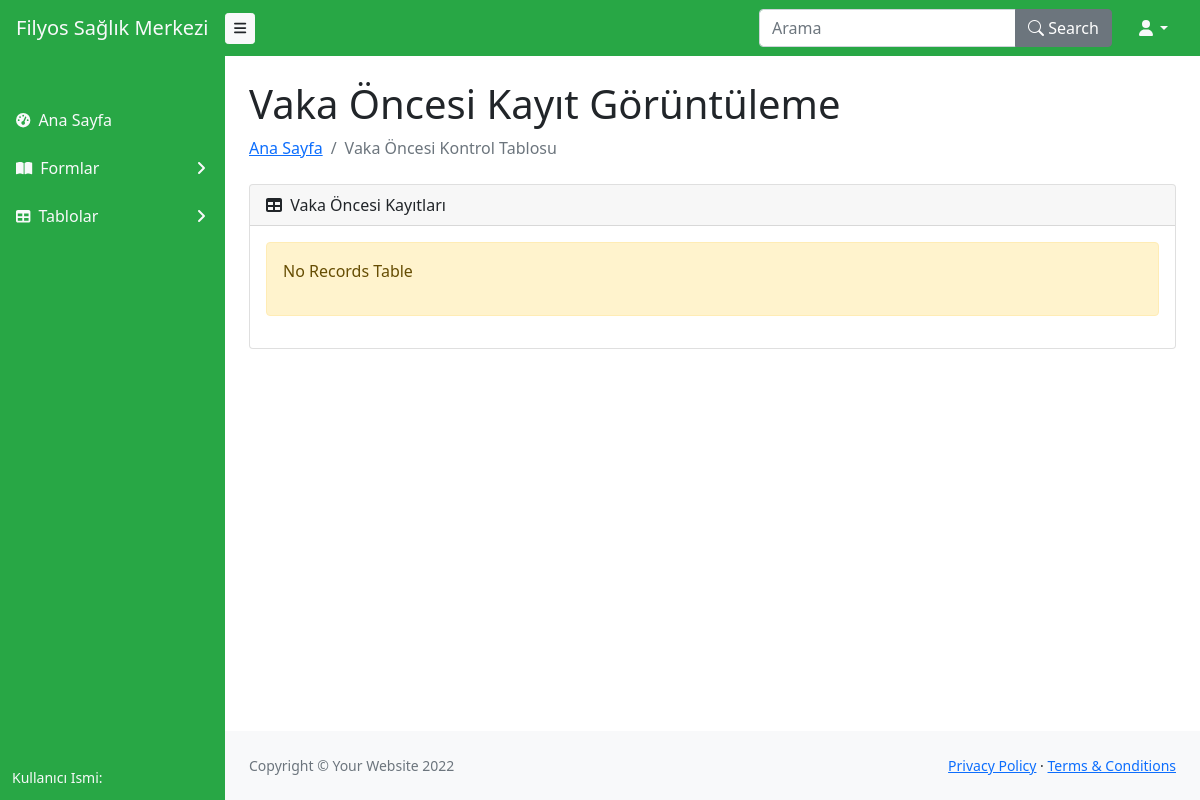
Page /forms/pre_case_control_tables on the earlier database version.
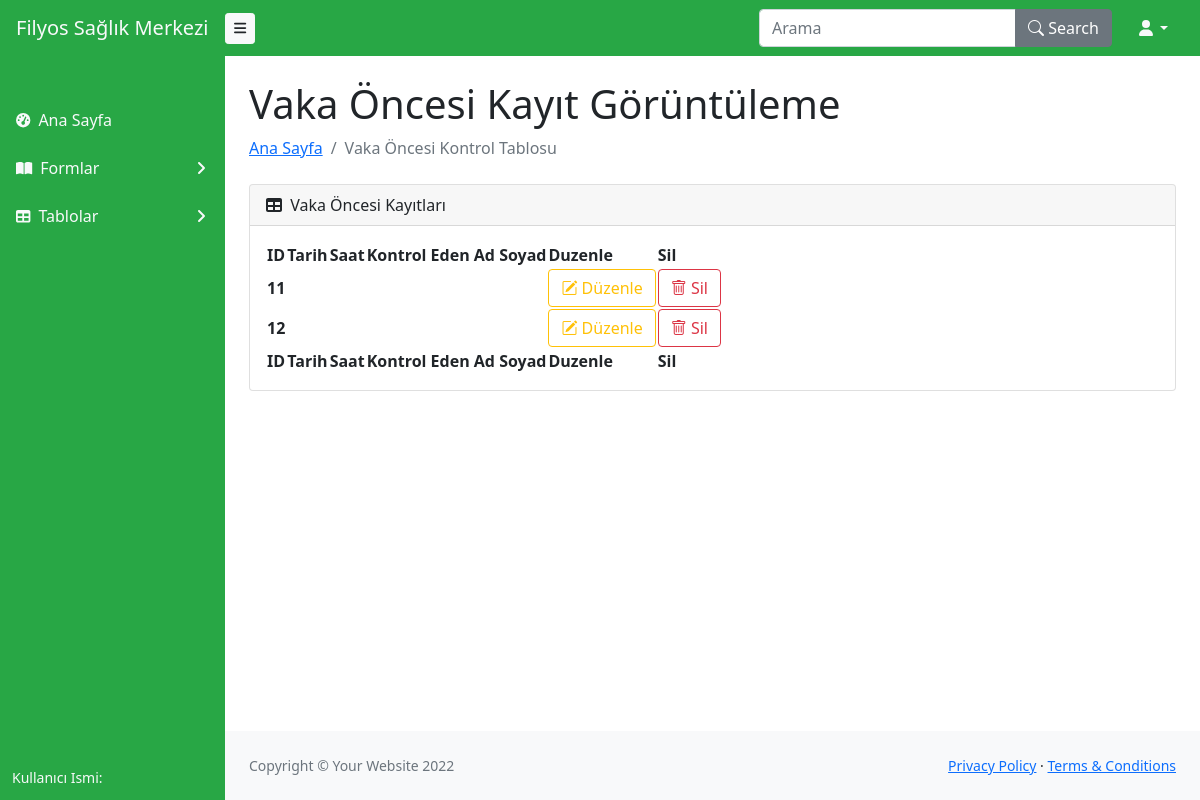
Same page on the later database version.
### ambulance_forms/models.py (models this page shows, shortened)
class PreCaseControl(models.Model):
    Defibrillator = models.CharField(max_length=200, blank=True,null=True)
    mechanicalventilator = models.CharField(max_length=200, blank=True,null=True)
    portableaspirator = models.CharField(max_length=200, blank=True,null=True)
    fixedaspirator = models.CharField(max_length=200,blank=True,null=True)
    fixedoxygenaspirator = models.CharField(max_length=200,blank=True,null=True)
    portableoxygensystem = models.CharField(max_length=200,blank=True,null=True)
    mainstretcher = models.CharField(max_length=200,blank=True,null=True)
    combinationstretcher = models.CharField(max_length=200,blank=True,null=True)
    spineboard = models.CharField(max_length=200, blank=True,null=True)
    spoonstretcher = models.CharField(max_length=200,blank=True,null=True)
    emergencybag = models.CharField(max_length=200,blank=True,null=True)
    firstaidkit = models.CharField(max_length=200, blank=True,null=True)
    rearcabfloor = models.CharField(max_length=200,blank=True,null=True)
    medicalwaste = models.CharField(max_length=200,blank=True,null=True)
    pre_case_date = models.CharField(max_length=200,blank=True,null=True)
    pre_case_time = models.CharField(max_length=200,blank=True,null=True)
    pre_case_username = models.CharField(max_length=200,blank=True,null=True)
    pre_case_signaturetext = models.CharField(max_length=5000,blank=True,null=True)

### ambulance_forms/views.py (the view)
# urls.py: path('pre_case_control_tables', views.pre_case_control_tables, name='pre_case_control_tables'),
def pre_case_control_tables(request):
    context = {"PreCaseControl":PreCaseControl.objects.all()}
    return render(request,'tables/pre-case_control.html',context)

### templates/tables/pre-case_control.html (shortened to what this page needs)
{% extends 'layout.html' %}
{% load static %}
{% load humanize %}
{% block content%}
<main>
    <div class="container-fluid px-4">
        <h1 class="mt-4">Vaka Öncesi Kayıt Görüntüleme</h1>
        <ol class="breadcrumb mb-4">
            <li class="breadcrumb-item"><a href="{% url 'index'%}">Ana Sayfa</a></li>
            <li class="breadcrumb-item active">Vaka Öncesi Kontrol Tablosu</li>
        </ol>
        <div class="card mb-4">
            <div class="card-header">
                <i class="fas fa-table me-1"></i>
                Vaka Öncesi Kayıtları
            </div>
            <div class="card-body">
                {% if PreCaseControl %}
                <table id="datatablesSimple">
                    <thead>
                        <tr>
                            <th>ID</th>
                            <th>Tarih</th>
                            <th>Saat</th>
                            <th>Kontrol Eden Ad Soyad</th>
                            <th>Duzenle</th>
                            <th>Sil</th>
                        </tr>
                    </thead>
                    <tfoot>
                        <tr>
                            <th>ID</th>
                            <th>Tarih</th>
                            <th>Saat</th>
                            <th>Kontrol Eden Ad Soyad</th>
                            <th>Duzenle</th>
                            <th>Sil</th>
                        </tr>
                    </tfoot>
                    <tbody>
                        {% for preCase in PreCaseControl %}
                        <tr>
                            <th scope="row">{{preCase.id}}</th>
                            <td >{{preCase.pre_case_date}}</td>
                            <td>{{preCase.pre_case_time}}</td>
							<td>{{preCase.pre_case_username}}</td>
                    <td>
						<a href="{% url 'editPreCaseControl' preCase.id %}" data-placement="top" data-toggle="tooltip" title="Edit">
							<button class="bi bi-pencil-square btn btn-outline-warning" data-title="Edit" data-toggle="modal" data-target="#edit" > Düzenle</button></a></td>
                    <td>
                            <button type="button" class="bi bi-trash btn btn-outline-danger" data-bs-toggle="modal" data-bs-target="#exampleModal_{{preCase.id}}">
                                Sil
                            </button>
						</td>
                        </tr>
                        {% endfor %}
                    </tbody>
                </table>
                {% else %}
              <div class="alert alert-warning">
                <p>
                  No Records Table
                </p>
              </div>
              {% endif %}
            </div>
        </div>
    </div>
</main>
{% endblock %}

Differences in the rows shown:
added PreCaseControl: id "11"
added PreCaseControl: id "12"
Other differences:
text no longer shown: "No Records Table"
text now shown: "ID Tarih Saat Kontrol Eden Ad Soyad Duzenle Sil ID Tarih Saat Kontrol Eden Ad Soyad Duzenle Sil"
